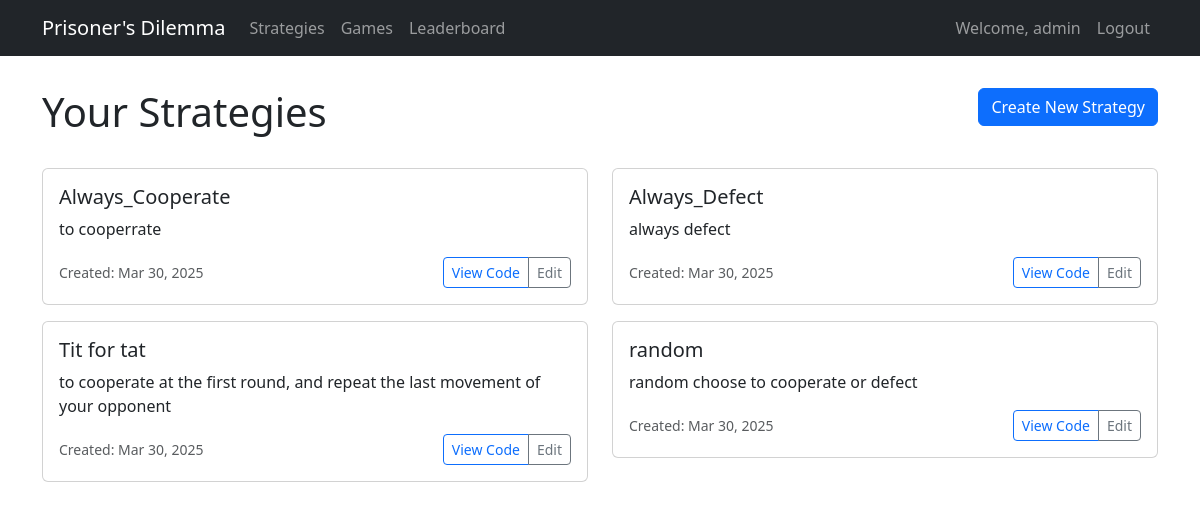
The app's page /strategies/ (signed in) with its own data.
### dilemma_game/models.py (models this page shows, shortened)
class Strategy(models.Model):
    name = models.CharField(max_length=100)
    description = models.TextField()
    code = models.TextField()
    created_by = models.ForeignKey(User, on_delete=models.CASCADE)
    created_at = models.DateTimeField(auto_now_add=True)
    updated_at = models.DateTimeField(auto_now=True)

### dilemma_game/views.py (the view)
# urls.py: path('strategies/', StrategyListView.as_view(), name='strategy_list'),
class StrategyListView(LoginRequiredMixin, ListView):
    model = Strategy
    template_name = 'dilemma_game/strategy_list.html'
    context_object_name = 'strategies'
    def get_queryset(self):
        return Strategy.objects.filter(created_by=self.request.user)

### dilemma_game/templates/dilemma_game/strategy_list.html (shortened to what this page needs)
{% extends 'dilemma_game/base.html' %}
{% block content %}
<div class="row mb-4">
    <div class="col-md-8">
        <h1>Your Strategies</h1>
    </div>
    <div class="col-md-4 text-end">
        <a href="{% url 'strategy_create' %}" class="btn btn-primary">
            Create New Strategy
        </a>
    </div>
</div>
<div class="row">
    {% if strategies %}
    {% for strategy in strategies %}
    <div class="col-md-6">
        <div class="card strategy-card">
            <div class="card-body">
                <h5 class="card-title">{{ strategy.name }}</h5>
                <p class="card-text">{{ strategy.description }}</p>
                <div class="d-flex justify-content-between align-items-center">
                    <small class="text-muted">Created: {{ strategy.created_at|date:"M d, Y" }}</small>
                    <div class="btn-group">
                        <button class="btn btn-sm btn-outline-primary" data-bs-toggle="collapse"
                            data-bs-target="#code-{{ strategy.id }}">
                            View Code
                        </button>
                        <a href="{% url 'strategy_edit' strategy.id %}" class="btn btn-sm btn-outline-secondary">
                            Edit
                        </a>
                    </div>
                </div>
            </div>
        </div>
    </div>
    {% endfor %}
    {% endif %}
</div>
{% endblock %}

### dilemma_game/templates/dilemma_game/base.html (shortened to what this page needs)
<!DOCTYPE html>
<html lang="en">
<head>
    <link href="https://cdn.jsdelivr.net/npm/bootstrap@5.3.0/dist/css/bootstrap.min.css" rel="stylesheet">
</head>
<body>
    <nav class="navbar navbar-expand-lg navbar-dark bg-dark">
        <div class="container">
            <a class="navbar-brand" href="{% url 'home' %}">Prisoner's Dilemma</a>
            <div class="collapse navbar-collapse" id="navbarNav">
                <ul class="navbar-nav">
                    <li class="nav-item">
                        <a class="nav-link" href="{% url 'strategy_list' %}">Strategies</a>
                    </li>
                    <li class="nav-item">
                        <a class="nav-link" href="{% url 'game_list' %}">Games</a>
                    </li>
                    <li class="nav-item">
                        <a class="nav-link" href="{% url 'leaderboard' %}">Leaderboard</a>
                    </li>
                </ul>
                <ul class="navbar-nav ms-auto">
                    {% if user.is_authenticated %}
                    <li class="nav-item">
                        <span class="nav-link">Welcome, {{ user.username }}</span>
                    </li>
                    <li class="nav-item">
                        <a class="nav-link" href="{% url 'logout' %}">Logout</a>
                    </li>
                    {% else %}
                    <li class="nav-item">
                        <a class="nav-link" href="{% url 'login' %}">Login</a>
                    </li>
                    {% endif %}
                </ul>
            </div>
        </div>
    </nav>
    <div class="container">
        {% block content %}
        {% endblock %}
    </div>
</body>
</html>

### dilemma_game/templates/dilemma_game/base.html (style rules this page uses)
.navbar { margin-bottom: 2rem; }
.strategy-card { margin-bottom: 1rem; }

### records on screen
Strategy: name "Always_Cooperate", description "to cooperrate", created_at "Mar 30, 2025"
Strategy: name "Always_Defect", description "always defect", created_at "Mar 30, 2025"
Strategy: name "Tit for tat", description "to cooperate at the first round, and repeat the last movement of your opponent", created_at "Mar 30, 2025"
Strategy: name "random", description "random choose to cooperate or defect", created_at "Mar 30, 2025"

### other values on screen
{{ user.username }} "admin"
